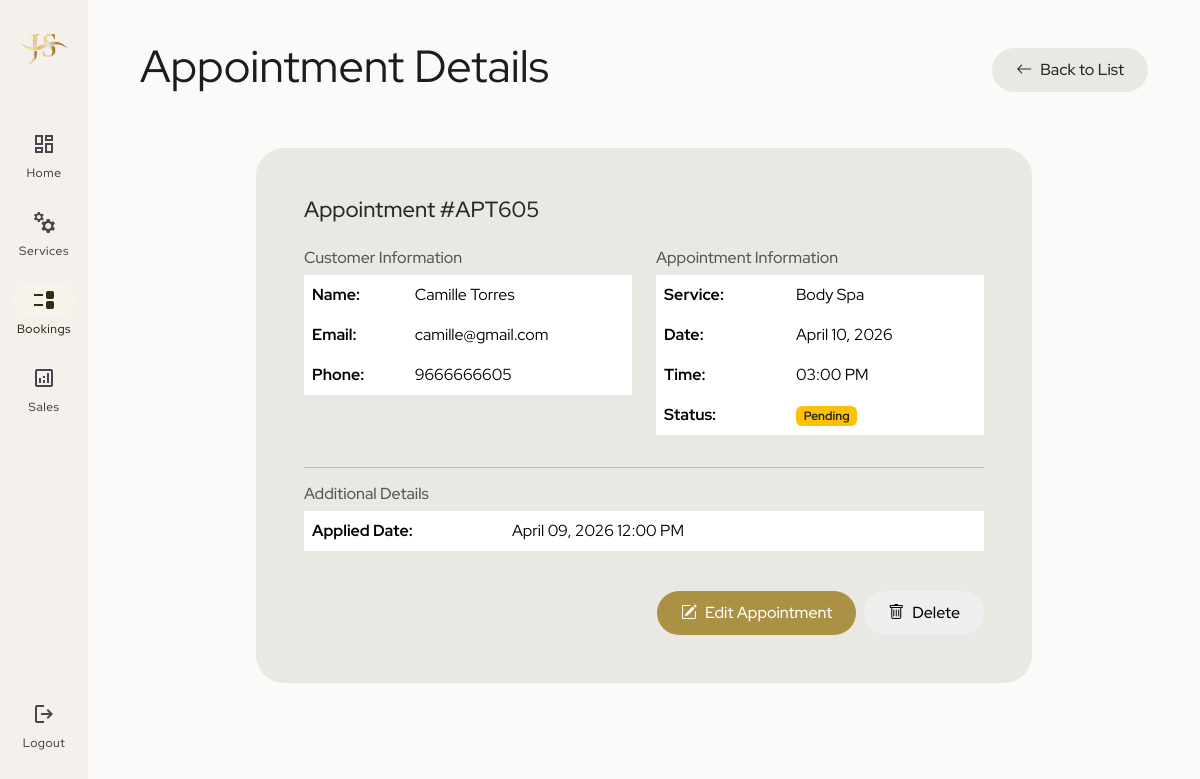
/admin/viewappointment.php?viewid=51 (signed in), run on the app's committed database.
### tables this page shows
CREATE TABLE `tblappointment` (
  `ID` int(10) NOT NULL,
  `AptNumber` varchar(80) DEFAULT NULL,
  `Name` varchar(120) DEFAULT NULL,
  `Email` varchar(120) DEFAULT NULL,
  `PhoneNumber` bigint(11) DEFAULT NULL,
  `AptDate` varchar(120) DEFAULT NULL,
  `AptTime` varchar(120) DEFAULT NULL,
  `Services` varchar(120) DEFAULT NULL,
  `ApplyDate` timestamp NULL DEFAULT current_timestamp(),
  `Remark` varchar(250) DEFAULT NULL,
  `Status` varchar(50) DEFAULT NULL,
  `RemarkDate` timestamp NULL DEFAULT NULL ON UPDATE current_timestamp()
);

### admin/viewappointment.php (the view, shortened to what this page needs)
<?php
$db_path = '../includes.dbconnection.php';
if(file_exists($db_path)) {
    include($db_path);
} else {
    try {
        $dbh = new PDO("mysql:host=localhost;dbname=jilbertsalon", "root", "");
        $dbh->setAttribute(PDO::ATTR_ERRMODE, PDO::ERRMODE_EXCEPTION);
    } catch(PDOException $e) {
        die("Database connection failed: " . $e->getMessage());
    }
}
if(isset($_GET['viewid'])) {
    $vid = intval($_GET['viewid']);
    $sql = "SELECT * FROM tblappointment WHERE ID=:vid";
    $query = $dbh->prepare($sql);
    $query->bindParam(':vid', $vid, PDO::PARAM_INT);
    $query->execute();
    $result = $query->fetch(PDO::FETCH_OBJ);
} else {
    header('location:appointments.php');
    exit();
}
?>
<!DOCTYPE html>
<html lang="en">
<head>
    <link href="https://cdn.jsdelivr.net/npm/bootstrap@5.3.8/dist/css/bootstrap.min.css" rel="stylesheet"
>
    <link rel="stylesheet" href="https://cdn.jsdelivr.net/npm/bootstrap-icons@1.10.3/font/bootstrap-icons.css">
    <link rel="stylesheet" href="admin.css">
    <link rel="stylesheet" href="modal.css">
</head>
<body>
    <div class="m3-main-content">
        <div class="container-fluid mb-5">
            <div class="d-flex justify-content-between align-items-center mb-4">
                <h1 class="m3-display-medium">Appointment Details</h1>
                <a href="appointments.php" class="btn-m3 btn-m3-tonal">
                    <i class="bi bi-arrow-left"></i> Back to List
                </a>
            </div>
            <div class="container my-5" style="max-width: 800px; margin: 0 auto;">
                <div class="m3-card secondary-container">
                    <div class="card-body p-4">
                        <h5 class="m3-title-large mb-4">Appointment #<?php echo htmlentities($result->AptNumber ?? ''); ?></h5>
                        <div class="row mb-3">
                            <div class="col-md-6">
                                <h6 class="text-muted">Customer Information</h6>
                                <table class="table table-borderless">
                                    <tr>
                                        <td class="fw-bold">Name:</td>
                                        <td><?php echo htmlentities($result->Name ?? ''); ?></td>
                                    </tr>
                                    <tr>
                                        <td class="fw-bold">Email:</td>
                                        <td><?php echo htmlentities($result->Email ?? ''); ?></td>
                                    </tr>
                                    <tr>
                                        <td class="fw-bold">Phone:</td>
                                        <td><?php echo htmlentities($result->PhoneNumber ?? ''); ?></td>
                                    </tr>
                                </table>
                            </div>
                            <div class="col-md-6">
                                <h6 class="text-muted">Appointment Information</h6>
                                <table class="table table-borderless">
                                    <tr>
                                        <td class="fw-bold">Service:</td>
                                        <td><?php echo htmlentities($result->Services ?? ''); ?></td>
                                    </tr>
                                    <tr>
                                        <td class="fw-bold">Date:</td>
                                        <td><?php echo htmlentities(date('F d, Y', strtotime($result->AptDate ?? 'now'))); ?></td>
                                    </tr>
                                    <tr>
                                        <td class="fw-bold">Time:</td>
                                        <td><?php echo htmlentities($result->AptTime ?? ''); ?></td>
                                    </tr>
                                    <tr>
                                        <td class="fw-bold">Status:</td>
                                        <td>
                                            <?php
                                            $badge_class = 'bg-secondary';
                                            switch($result->Status ?? '') {
                                                case 'Pending': $badge_class = 'bg-warning text-dark'; break;
                                            }
                                            ?>
                                            <span class="badge <?php echo $badge_class; ?>">
                                                <?php echo htmlentities($result->Status ?? ''); ?>
                                            </span>
                                        </td>
                                    </tr>
                                </table>
                            </div>
                        </div>
                        <hr>
                        <div class="row">
                            <div class="col-md-12">
                                <h6 class="text-muted">Additional Details</h6>
                                <table class="table table-borderless">
                                    <tr>
                                        <td class="fw-bold" style="width: 200px;">Applied Date:</td>
                                        <td><?php echo htmlentities(date('F d, Y h:i A', strtotime($result->ApplyDate ?? 'now'))); ?></td>
                                    </tr>
                                </table>
                            </div>
                        </div>
                        <div class="d-flex justify-content-end mt-4">
                            <a href="editappointment.php?editid=<?php echo $result->ID ?? ''; ?>" class="btn-m3 btn-m3-primary me-2">
                                <i class="bi bi-pencil-square"></i> Edit Appointment
                            </a>
                            <button type="button" class="btn-m3 btn-danger" data-bs-toggle="modal" data-bs-target="#deleteModal">
                                <i class="bi bi-trash"></i> Delete
                            </button>
                        </div>
                    </div>
                </div>
            </div>
        </div>
    </div>
    <?php
    if(file_exists('../navs/sidenavbar.php')) {
        include '../navs/sidenavbar.php';
    }
    ?>
</body>
</html>

### admin/admin.css (style rules this page uses)
:root { --m3-surface-bg: #FCFAF8; --m3-surface-1: #F4F1EC; --m3-surface-2: #EFEBE4; --m3-surface-3: #EAE6DC; --m3-primary: #AA9144; --m3-on-primary: #FFFFFF; --m3-primary-container: #F6F3EB; --m3-on-primary-container: #332B14; --m3-secondary: #757169; --m3-on-secondary: #FFFFFF; --m3-secondary-container: #EAE8E3; --m3-on-secondary-container: #2A2825; --m3-error: #B34D4A; --m3-on-error: #ffffff; --m3-error-container: #F6EAE9; --m3-on-error-container: #4D2120; --m3-success: #527A5B; --m3-on-success: #ffffff; --m3-success-container: #EBF2ED; --m3-on-success-container: #1E2D21; --m3-warning: #C19E4A; --m3-on-warning: #ffffff; --m3-warning-container: #F8F3E9; --m3-on-warning-container: #4D3A15; --nav-rail-width: 88px; --nav-bar-height: 80px; }
body { font-family: 'Red Hat Display', sans-serif !important; background-color: var(--m3-surface-bg); color: #1A1C1E; margin: 0; padding: 0; overflow-x: hidden; }
.m3-display-medium { font-size: 45px; line-height: 52px; font-weight: 400; }
.m3-title-large { font-size: 22px; line-height: 28px; font-weight: 500; }
.m3-card { background-color: var(--m3-surface-1); border-radius: 28px; border: none; padding: 24px; box-shadow: none !important; transition: background-color 0.2s ease, outline 0.2s ease; outline: 1.5px solid transparent; }
.m3-card.secondary-container { background-color: var(--m3-secondary-container) !important; color: var(--m3-on-secondary-container) !important; }
.btn-m3 { border-radius: 500px !important; padding: 10px 24px !important; font-weight: 500 !important; transition: background-color 0.2s ease !important; display: inline-flex; align-items: center; justify-content: center; gap: 8px; border: none; text-transform: none; text-decoration: none; box-shadow: none !important; }
.btn-m3-primary { background-color: var(--m3-primary) !important; color: var(--m3-on-primary) !important; }
.btn-m3-tonal { background-color: var(--m3-secondary-container) !important; color: var(--m3-on-secondary-container) !important; }
.m3-main-content { margin-left: var(--nav-rail-width); padding: 40px; min-height: 100vh; }

### data on the page
tblappointment: AptNumber "APT605", Name "Camille Torres", Email "camille@gmail.com", PhoneNumber "9666666605", Services "Body Spa", AptDate "April 10, 2026", AptTime "03:00 PM", Status "Pending", ApplyDate "April 09, 2026 12:00 PM"
